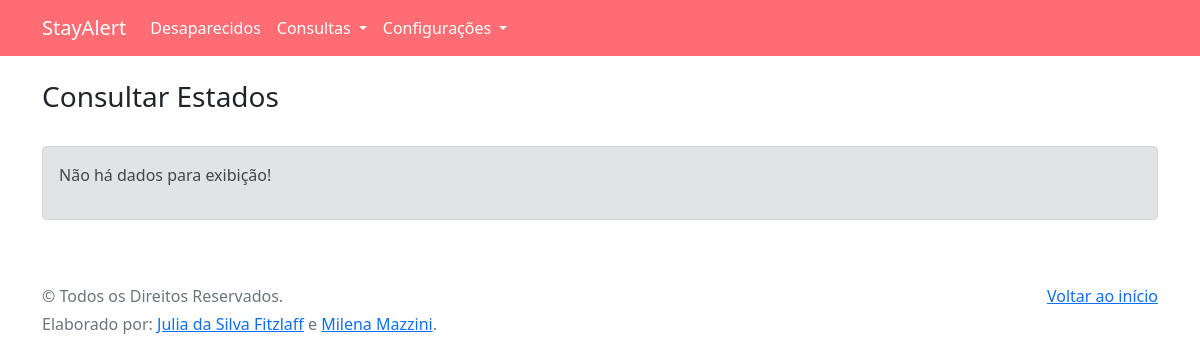
Before: /estado.php with the older database file.
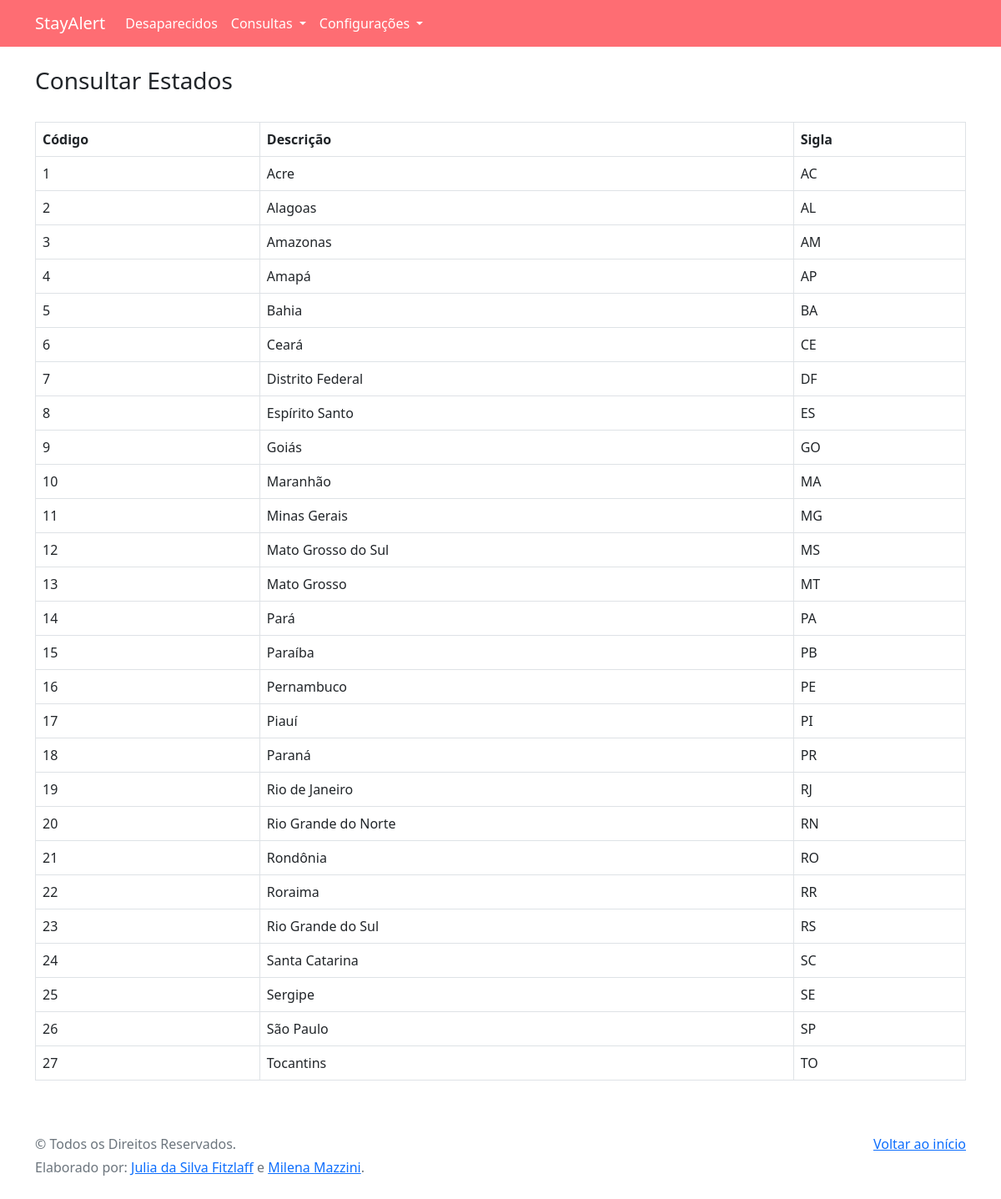
After: the same page with the newer database file.
### tables this page shows
CREATE TABLE ESTADO (
                EST_CODIGO INT AUTO_INCREMENT NOT NULL,
                EST_DESCRICAO VARCHAR (100) NOT NULL,
                EST_SIGLA CHAR(3) NOT NULL,
                PAIS_CODIGO INT NOT NULL,
                PRIMARY KEY (EST_CODIGO)
);

### class/class_connection.php (called while the page is built, shortened)
<?php
    Class Conexao extends PDO {
        public static function Conectar() {
            $user = "root";
            $password = "";
            $host = "127.0.0.1";
            $port = 3306;
            $dbname = "stayalert";
            $connection = new PDO("mysql:host={$host};
                                         port={$port};
                                         dbname={$dbname};
                                         user={$user};
                                         password={$password}");
            $connection->setAttribute(PDO::ATTR_ERRMODE, PDO::ERRMODE_EXCEPTION);
            return $connection;
        }
    }
?>

### class/class_estado.php (the view, shortened to what this page needs)
<?php
    class Estado {
        private $codigo;
        private $descricao;
        private $sigla;
        public function setCodigo($codigo) {
            $this->codigo = $codigo;
        }
        public function getCodigo() {
            return $this->codigo;
        }
        public function setDescricao($Descricao) {
            $this->descricao = $Descricao;
        }
        public function getDescricao() {
            return $this->descricao;
        }
        public function setSigla($Sigla) {
            $this->sigla = $Sigla;
        }
        public function getSigla() {
            return $this->sigla;
        }
        private function SelectAll() {
            $consulta = Conexao::Conectar()->prepare("SELECT * FROM estado");
            $consulta->execute();
            $aResultado = array();
            while($aLinha = $consulta->fetch(PDO::FETCH_ASSOC)) {
                $oEstado = new Estado;
                $oEstado->setCodigo($aLinha['EST_CODIGO']);
                $oEstado->setDescricao($aLinha['EST_DESCRICAO']);
                $oEstado->setSigla($aLinha['EST_SIGLA']);
                $aResultado[] = $oEstado;
            }
            return $aResultado;
        }
        public function CreateTable() {
            $aDados = $this->SelectAll();
            if (empty($aDados)) {
                ?>
                    <div class="alert alert-secondary" role="alert">
                        <p>Não há dados para exibição!</p>
                    </div>
                <?php
                } else {
                    ?>
                    <table class="table table-bordered table-hover">
                        <thead>
                            <tr>
                                <th scope="col">Código</th>
                                <th scope="col">Descrição</th>
                                <th scope="col">Sigla</th>
                            </tr>
                        </thead>
                        <tbody>
                        <?php
                            foreach ($aDados as $oObjeto) {
                            ?>
                            <tr>
                                <td scope="row"><?php echo $oObjeto->getCodigo();?></td>
                                <td><?php echo $oObjeto->getDescricao(); ?></td>
                                <td><?php echo $oObjeto->getSigla(); ?></td>
                            </tr>
                            <?php
                            }
                            ?>
                        </tbody>
                    </table>
                <?php
                }
            }
        }
?>

### estado.php (shortened to what this page needs)
<!doctype html>
<html lang="pt-br">
    <head>
        <?php
            include_once('head.php');
        ?>
    </head>
    <body>
        <?php
            include_once('header_interno.php');
            include_once('class/class_estado.php');
            include_once('class/class_connection.php');
        ?>
        <main>
            <div class="container">
                <br>
                <h3>Consultar Estados</h3>
                <br>
                <?php
                    $pessoa = new Estado();
                    $pessoa->CreateTable();
                ?>
            </div>
        </main>
        <?php include_once('footer.php'); ?>
    </body>
</html>

### head.php (shortened to what this page needs)
<link href="https://cdn.jsdelivr.net/npm/bootstrap@5.0.0-beta2/dist/css/bootstrap.min.css" rel="stylesheet">

### header_interno.php (shortened to what this page needs)
<nav class="navbar navbar-expand-lg navbar text-white" style="background-color: #FE6D73;">
    <div class="container">
        <a class="navbar-brand text-white" href="home.php">StayAlert</a>
        <div class="collapse navbar-collapse" id="navbarSupportedContent">
            <ul class="navbar-nav me-auto mb-2 mb-lg-0">
                <li class="nav-item">
                    <a class="nav-link text-white" href="desaparecidos.php">Desaparecidos</a>
                </li>
                <li class="nav-item dropdown">
                    <a class="nav-link dropdown-toggle text-white" href="#" id="navbarDropdown" role="button" data-bs-toggle="dropdown" aria-expanded="false">
                        Consultas
                    </a>
                </li>
                <li class="nav-item dropdown">
                    <a class="nav-link dropdown-toggle text-white" href="#" id="navbarDropdown" role="button" data-bs-toggle="dropdown" aria-expanded="false">
                        Configurações
                    </a>
                </li>
            </ul>
        </div>
    </div>
</nav>

### footer.php (shortened to what this page needs)
<footer class="text-muted py-5">
    <div class="container">
        <p class="float-end mb-1">
        <a href="#">Voltar ao início</a>
        </p>
        <p class="mb-1">&copy; Todos os Direitos Reservados.</p>
        <p class="mb-0">Elaborado por: <a href="/">Julia da Silva Fitzlaff</a> e <a href="/docs/5.0/getting-started/introduction/">Milena Mazzini</a>.</p>
    </div>
</footer>

Changed rows visible on the page:
added estado: EST_CODIGO "1", EST_DESCRICAO "Acre", EST_SIGLA "AC"
added estado: EST_CODIGO "2", EST_DESCRICAO "Alagoas", EST_SIGLA "AL"
added estado: EST_CODIGO "3", EST_DESCRICAO "Amazonas", EST_SIGLA "AM"
added estado: EST_CODIGO "4", EST_DESCRICAO "Amapá", EST_SIGLA "AP"
added estado: EST_CODIGO "5", EST_DESCRICAO "Bahia", EST_SIGLA "BA"
added estado: EST_CODIGO "6", EST_DESCRICAO "Ceará", EST_SIGLA "CE"
added estado: EST_CODIGO "7", EST_DESCRICAO "Distrito Federal", EST_SIGLA "DF"
added estado: EST_CODIGO "8", EST_DESCRICAO "Espírito Santo", EST_SIGLA "ES"
added estado: EST_CODIGO "9", EST_DESCRICAO "Goiás", EST_SIGLA "GO"
added estado: EST_CODIGO "10", EST_DESCRICAO "Maranhão", EST_SIGLA "MA"
added estado: EST_CODIGO "11", EST_DESCRICAO "Minas Gerais", EST_SIGLA "MG"
added estado: EST_CODIGO "12", EST_DESCRICAO "Mato Grosso do Sul", EST_SIGLA "MS"
added estado: EST_CODIGO "13", EST_DESCRICAO "Mato Grosso", EST_SIGLA "MT"
added estado: EST_CODIGO "14", EST_DESCRICAO "Pará", EST_SIGLA "PA"
added estado: EST_CODIGO "15", EST_DESCRICAO "Paraíba", EST_SIGLA "PB"
added estado: EST_CODIGO "16", EST_DESCRICAO "Pernambuco", EST_SIGLA "PE"
added estado: EST_CODIGO "17", EST_DESCRICAO "Piauí", EST_SIGLA "PI"
added estado: EST_CODIGO "18", EST_DESCRICAO "Paraná", EST_SIGLA "PR"
added estado: EST_CODIGO "19", EST_DESCRICAO "Rio de Janeiro", EST_SIGLA "RJ"
added estado: EST_CODIGO "20", EST_DESCRICAO "Rio Grande do Norte", EST_SIGLA "RN"
added estado: EST_CODIGO "21", EST_DESCRICAO "Rondônia", EST_SIGLA "RO"
added estado: EST_CODIGO "22", EST_DESCRICAO "Roraima", EST_SIGLA "RR"
added estado: EST_CODIGO "23", EST_DESCRICAO "Rio Grande do Sul", EST_SIGLA "RS"
added estado: EST_CODIGO "24", EST_DESCRICAO "Santa Catarina", EST_SIGLA "SC"
added estado: EST_CODIGO "25", EST_DESCRICAO "Sergipe", EST_SIGLA "SE"
added estado: EST_CODIGO "26", EST_DESCRICAO "São Paulo", EST_SIGLA "SP"
added estado: EST_CODIGO "27", EST_DESCRICAO "Tocantins", EST_SIGLA "TO"
Other visible differences:
text no longer shown: "Não há dados para exibição!"
text now shown: "Código Descrição Sigla"
